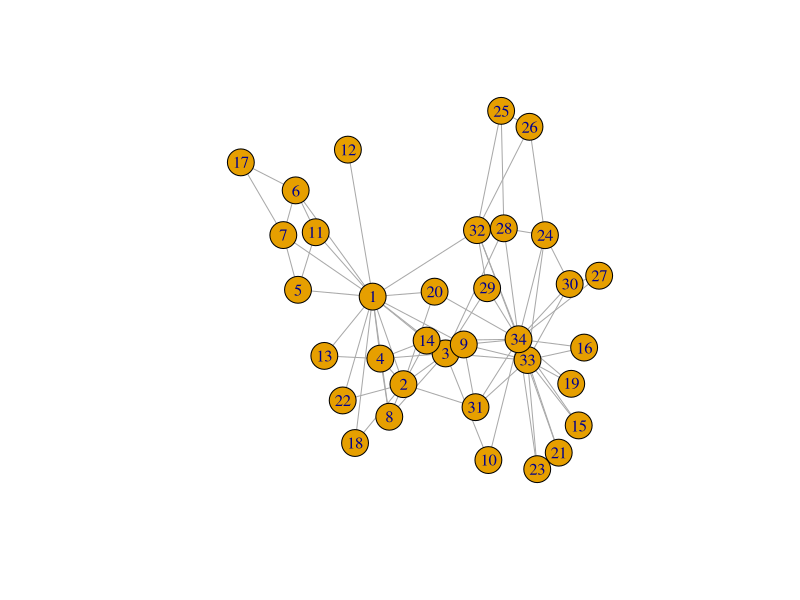
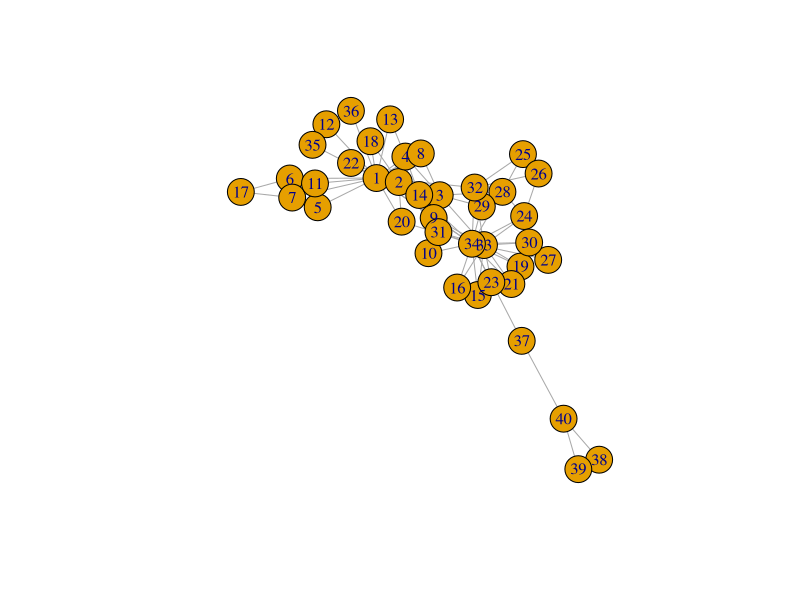
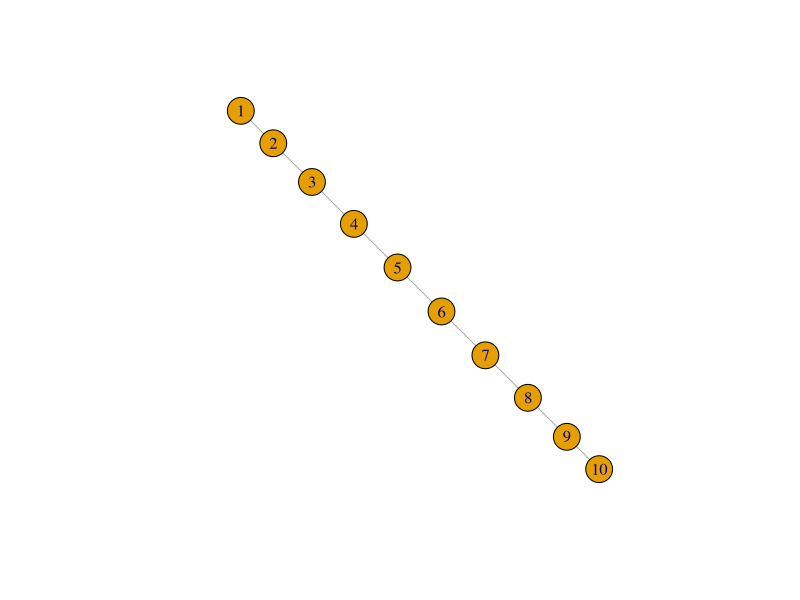
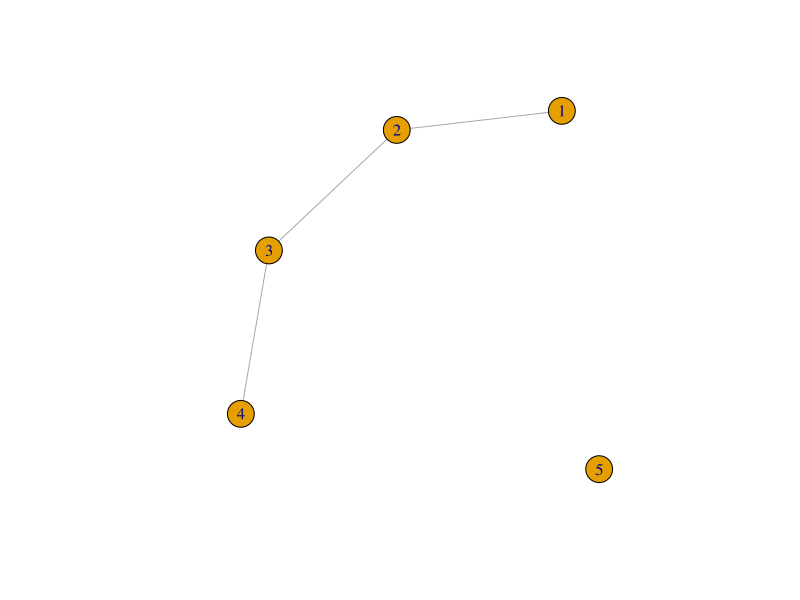
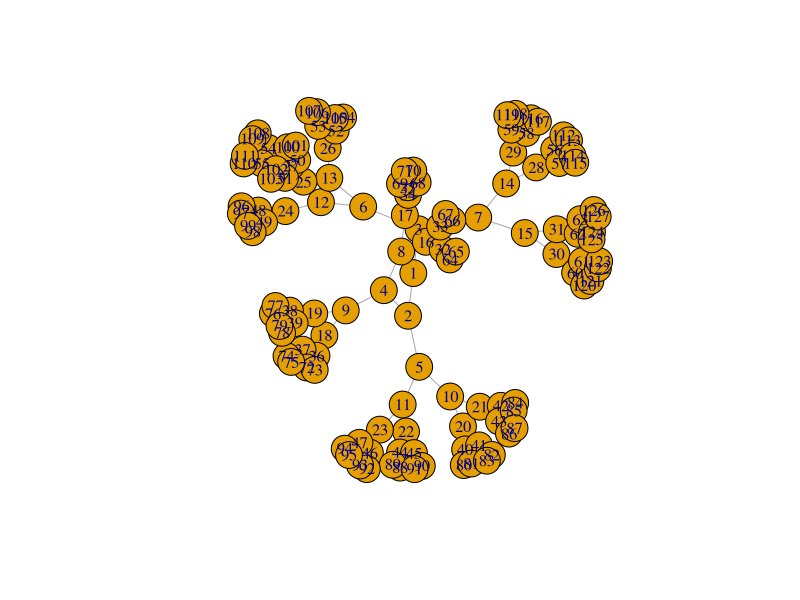
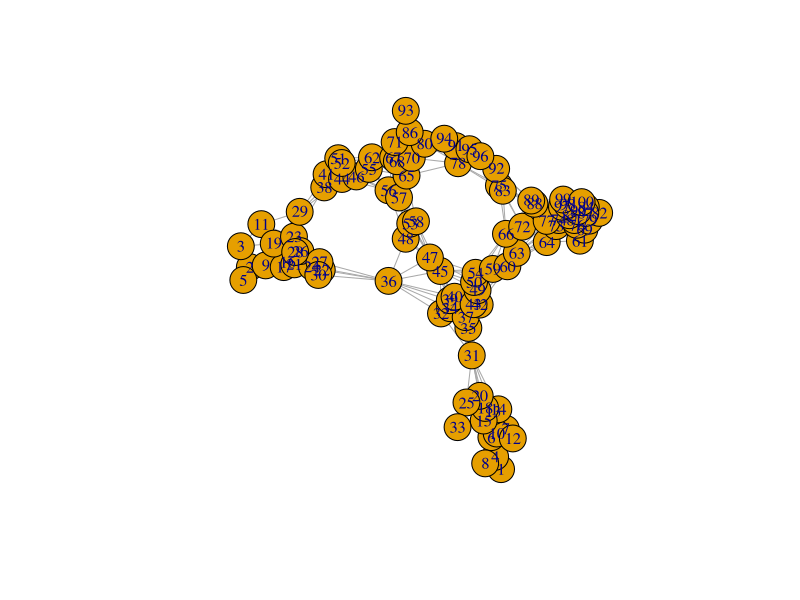
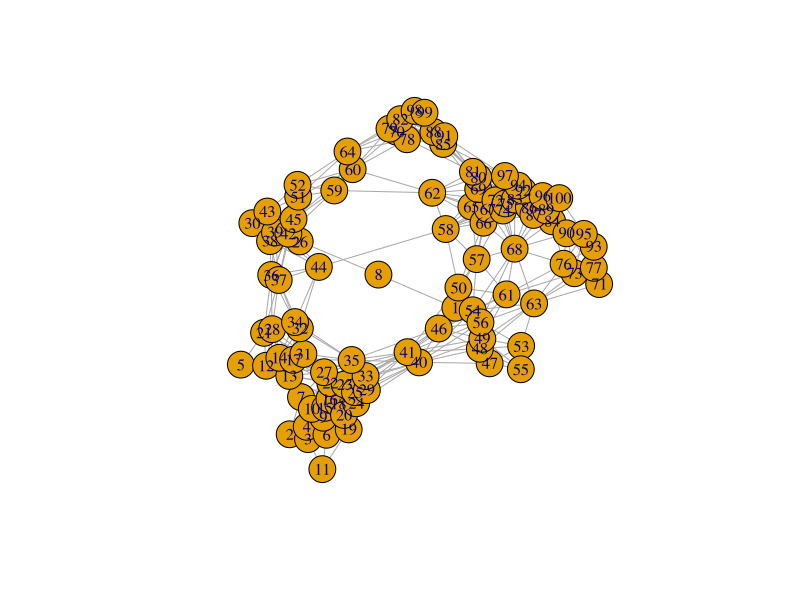
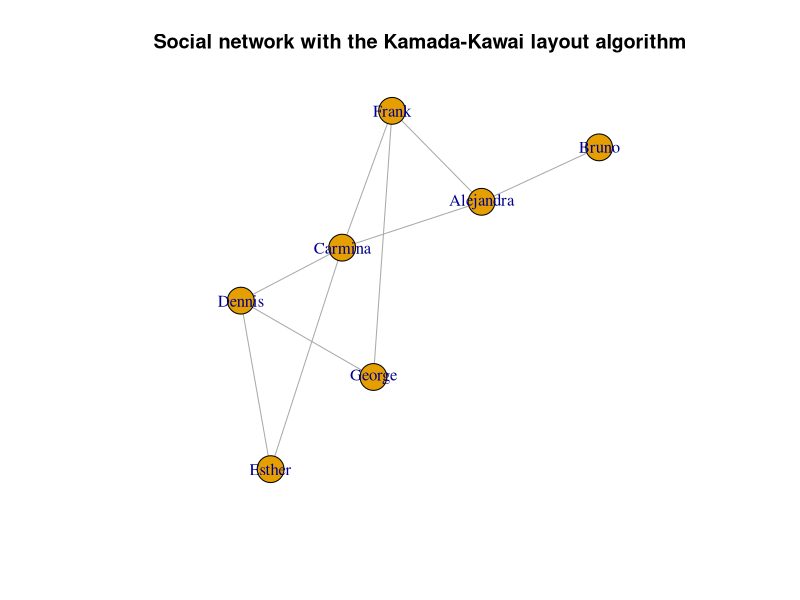

Generate these figures, in order, with R:
## ---- chunk 1
# install.packages("igraph")
library(igraph)
## ---- chunk 2
g <- make_empty_graph()
## ---- chunk 3
g <- make_graph(edges = c(1,2, 1,5), n=10, directed = FALSE)
## ---- chunk 4
g
## ---- chunk 5
summary(g)
## ---- chunk 6
g <- make_graph('Zachary')
## ---- chunk 7
plot(g)
## ---- chunk 8
g <- add_vertices(g, 3)
## ---- chunk 9
g <- add_edges(g, edges = c(1,35, 1,36, 34,37))
## ---- chunk 10
g <- g %>% add_edges(edges=c(1,34)) %>% add_vertices(3) %>%
     add_edges(edges=c(38,39, 39,40, 40,38, 40,37))
g

plot(g)
## ---- chunk 11
get.edge.ids(g, c(1,34))
## ---- chunk 12
g <- delete_edges(g, 82)
## ---- chunk 13
g <- make_ring(10) %>% delete_edges("10|1")
plot(g)
## ---- chunk 14
g <- make_ring(5)
g <- delete_edges(g, get.edge.ids(g, c(1,5, 4,5)))
plot(g)
## ---- chunk 15
graph1 <- make_tree(127, 2, mode = "undirected")
summary(graph1)
plot(graph1)
## ---- chunk 16
graph2 <- make_tree(127, 2, mode = "undirected")
## ---- chunk 17
identical_graphs(graph1,graph2)
## ---- chunk 18
graph1 <- sample_grg(100, 0.2)
summary(graph1)
plot(graph1)
## ---- chunk 19
graph2 <- sample_grg(100, 0.2)
identical_graphs(graph1, graph2)
plot(graph2)
## ---- chunk 20
isomorphic(graph1, graph2)
## ---- chunk 21
g <- make_graph(~ Alice-Bob:Claire:Frank, Claire-Alice:Dennis:Frank:Esther,
                George-Dennis:Frank, Dennis-Esther)
## ---- chunk 22
V(g)$age <- c(25, 31, 18, 23, 47, 22, 50) 
V(g)$gender <- c("f", "m", "f", "m", "m", "f", "m")
E(g)$is_formal <- c(FALSE, FALSE, TRUE, TRUE, TRUE, FALSE, TRUE, FALSE, FALSE)
summary(g)
## ---- chunk 23
E(g)$is_formal
E(g)$is_formal[1] <- TRUE
E(g)$is_formal
## ---- chunk 24
g$date <- c("2022-02-11")
graph_attr(g, "date")
## ---- chunk 25
match(c("George"), V(g)$name)
## ---- chunk 26
V(g)$name[1:3] <- c("Alejandra", "Bruno", "Carmina")
V(g)
## ---- chunk 27
g <- delete_vertex_attr(g, "gender")
V(g)$gender
## ---- chunk 28
degree(g)
## ---- chunk 29
degree(g, 7)
## ---- chunk 30
degree(g, v=c(3,4,5))
## ---- chunk 31
degree(g, v=c("Carmina", "Frank", "Dennis"))
## ---- chunk 32
degree(g, "Bruno")
## ---- chunk 33
edge_betweenness(g)
## ---- chunk 34
ebs <- edge_betweenness(g)
as_edgelist(g)[ebs == max(ebs), ]
## ---- chunk 35
which.max(degree(g))
## ---- chunk 36
graph <- graph.full(n=10)
only_odd_vertices <- which(V(graph)%%2==1)
length(only_odd_vertices)
## ---- chunk 37
seq <- V(graph)[2, 3, 7]
seq
## ---- chunk 38
seq <- seq[1, 3]    # filtering an existing vertex set
seq
## ---- chunk 39
V(g)[age < 30]$name
## ---- chunk 40
`%notin%` <- Negate(`%in%`)
## ---- chunk 41
V(g)$degree <- c("A", "B", "B+", "A+", "C", "A", "B")
V(g)$degree[degree(g) == 3]
## ---- chunk 42
V(g)$name[degree(g) == 3]
## ---- chunk 43
E(g)[.from(3)]
## ---- chunk 44
E(g)[.from("Carmina")]
## ---- chunk 45
E(g) [ 3:5 %--% 5:6 ]
## ---- chunk 46
V(g)$gender <- c("f", "m", "f", "m", "m", "f", "m")
## ---- chunk 47
men <- V(g)[gender == "m"]$name
men
## ---- chunk 48
women <- V(g)[gender == "f"]$name
women
## ---- chunk 49
E(g)[men %--% women]
## ---- chunk 50
as_adjacency_matrix(g)
## ---- chunk 51
layout <- layout_with_kk(g)
## ---- chunk 52
layout <- layout_as_tree(g, root = 2)
## ---- chunk 53
layout <- layout_with_kk(g)
## ---- chunk 54
plot(g, layout = layout, main = "Social network with the Kamada-Kawai layout algorithm")
## ---- chunk 55
plot(g, layout = layout_with_fr,
     main = "Social network with the Fruchterman-Reingold layout algorithm")
## ---- chunk 56
V(g)$color <- ifelse(V(g)$gender == "m", "yellow", "red")
plot(g, layout = layout, vertex.label.dist = 3.5,
     main = "Social network - with genders as colors")
## ---- chunk 57
plot(g, layout=layout, vertex.label.dist=3.5, vertex.color=as.factor(V(g)$gender))
## ---- chunk 58
plot(g, layout=layout, vertex.label.dist=3.5, vertex.size=20,
     vertex.color=ifelse(V(g)$gender == "m", "yellow", "red"),
     edge.width=ifelse(E(g)$is_formal, 5, 1))
## ---- chunk 59
library(readxl)

people<-read_xlsx("Networks.xlsx", sheet = "People")
relations<-read_xlsx("Networks.xlsx", sheet ="Relations")

g <- graph_from_data_frame(relations, directed=FALSE, vertices=people)


plot(g)

## ---- chunk 60
#| label: fig-ClassNetwork
#| fig-cap: "Class Network Figure"

library(dplyr)
library(igraph)

# Your existing code
BCB <- people %>%
  filter(BCB520 == "TRUE") %>%
  select(name, BCB520)

edgelist <- combn(BCB$name, 2)
edgelist_df <- as.data.frame(t(edgelist))
colnames(edgelist_df) <- c("from", "to")
edgelist_df$BCB520 <- "TRUE"
edgelist_df$Advisor <- "FALSE"

relations$BCB520 <- "FALSE"

relations3 <- rbind(relations, edgelist_df)

g <- graph_from_data_frame(relations3, directed = FALSE, vertices = people)


# Define colors for each department
dept_colors <- c("blue", "red", "green", "orange", "purple", "yellow") # Add more colors as needed

# Assign colors to vertices based on department
V(g)$color <- dept_colors[match(V(g)$department, unique(people$department))]

# Define colors for edges
edge_colors <- c("navyblue", "darkgray")
E(g)$color <- ifelse(E(g)$BCB520 == "TRUE", edge_colors[1], edge_colors[2])

# Set edge width for "BCB520" connections
E(g)$width <- ifelse(E(g)$BCB520 == "TRUE", 1.5, 1.1) # You can adjust the width value as needed

# Plotting
plot(
  g,
  layout = layout_in_circle,
  vertex.label.dist = -3.7,
  vertex.label.color = "black", # Set label color to black
  main = "Network of DataViz Students and Advisors"
)

# Create legend using the same colors
legend("bottomright", legend = unique(people$department), fill = dept_colors, title = "Department")

# Create legend for edges
legend("bottomleft", legend = c("BCB520", "Advisor"), col = edge_colors, lty = 1, title = "Edge Type")

